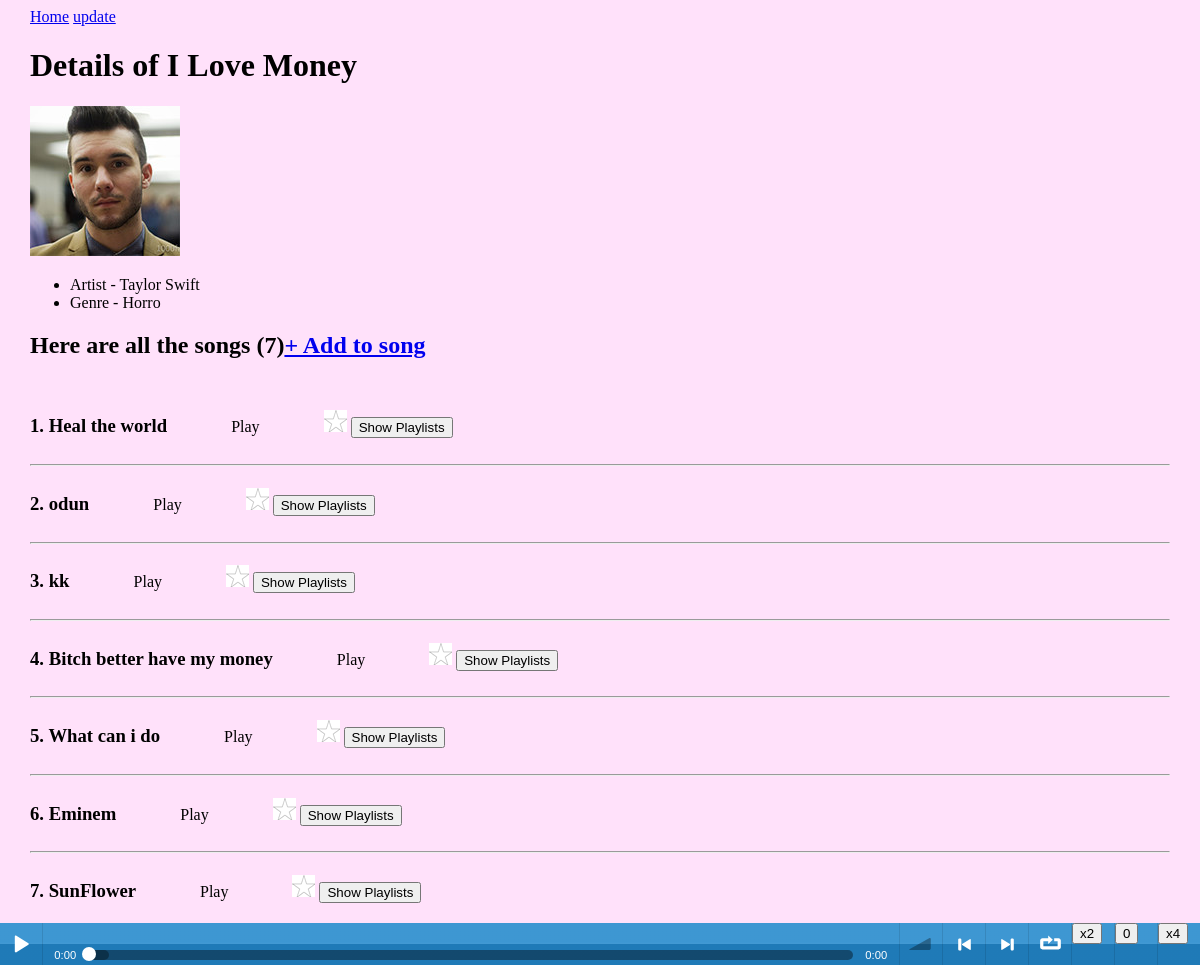
/home/albums/1/ (signed in), run on the app's committed database.
### tutorials/models.py (models this page shows, shortened)
class Album(models.Model):
    user = models.ForeignKey(User, on_delete=models.CASCADE,default=1)
    artist = models.CharField(max_length=100,help_text='Enter your artist name here')
    album_title = models.CharField(max_length=100)
    genre = models.CharField(max_length=100)
    album_logo = models.FileField(upload_to='media')
    objects = SearchModelManager()

class Song(models.Model):
    album = models.ForeignKey(Album, on_delete=models.CASCADE)
    real_song = models.FileField(upload_to='music', default='/media/music/leesun.mp3', help_text='Hint: Files must be MP3 or MP4')
    file_type = models.CharField(choices=AUDIO_FORMAT, default='MPEG3', max_length=100)
    song_title = models.CharField(max_length=100)
    is_favourite = models.BooleanField(default=False)
    objects = SearchSongModelManager()

### tutorials/views.py (the view, shortened to what this page needs)
# urls.py: path('albums/<int:number>/', views.details, name='details'),
@login_required
def details(request, number):
    obj = get_object_or_404(Album, id=number)
    num_of_songs = len(Song.objects.filter(album_id=number))
    playlist = Newplaylist.objects.first()
    userplaylist = Newplaylist.objects.filter(owner=request.user).order_by('-created_on')
    if len(Newplaylist.objects.all()) == 0:
        playlist = None
    listy = []
    for playlists in Newplaylist.objects.filter(owner=request.user):
        for songs in playlists.songs.all():
            listy.append(songs)
    context = {'object': obj, 'playlist_name': playlist, 'songs': listy, 'playlists': userplaylist, 'length':num_of_songs}
    if obj.user == request.user:
        return render(request, 'tutorials/details.html', context)
    else:
        raise Http404

### tutorials/models.py (called while the page is built)
    def get_queryset(self):
        return customqueryset(self.model,using=self.db)

    def get_queryset(self):
        return customsongqueryset(self.model,using=self.db)

    def __str__(self):
        return self.name+'--'+self.owner.username

### tutorials/templates/tutorials/details.html (shortened to what this page needs)
{% extends 'tutorials/base.html' %}
{% block statics %}
        {% load staticfiles %}
{% endblock %}
{% block body %}
    <a href="{% url 'index' %}">Home</a>
    <a href="{% url 'update' object.id %}">update</a>
    <h1> Details of {{ object.album_title }}</h1>
    <div class="images">
        <img src="{{ object.album_logo.url }}" />
    </div>
    <ul>
        <li>Artist - {{ object.artist }}</li>
        <li>Genre - {{ object.genre }}</li>
    </ul>
    <h2>Here are all the songs  ({{ length }})<a href="{% url 'addtosong' object.id %}">+ Add to song</a></h2><br>
{% if object.song_set.all %}
    <div class="sm2-playlist-cover">
        <ul class="sm2-playlist-back">
             {% for song in object.song_set.all %}
                 <div id="{{ forloop.counter }}">
                    <h3>{{ forloop.counter }}. {{ song.song_title }}</h3>
                    <li class="theli"><a  id={{ forloop.counter }}><span class="label">Play</span></a></li>
                    {% if song.is_favourite %}
                        <span id="p{{ forloop.counter }}">  <img src="{% static 'tutorials/photos/star2.jpg' %}"/> </span>
                    {% else %}
                        <span id="p{{ forloop.counter }}" >  <img src="{% static 'tutorials/photos/starimage.png' %}"/></span>
                    {% endif %}
                    <button class="toshowplaylist" id="p{{ forloop.counter }}">Show Playlists</button>
                 </div>
                 <hr>
            {% endfor %}
        </ul>
    </div>
    <br>
{% else %}
        there are no songs yet under this album
{% endif %}
	<div class="sm2-bar-ui full-width fixed">
 <div class="bd sm2-main-controls">
  <div class="sm2-inline-gradient"></div>
  <div class="sm2-inline-element sm2-button-element">
   <div class="sm2-button-bd">
    <a href="#play" class="sm2-inline-button sm2-icon-play-pause">Play / pause</a>
   </div>
  </div>
  <div class="sm2-inline-element sm2-inline-status">
   <div class="sm2-playlist">
    <div class="sm2-playlist-target">
    </div>
   </div>
   <div class="sm2-progress">
    <div class="sm2-row">
    <div class="sm2-inline-time">0:00</div>
     <div class="sm2-progress-bd">
      <div class="sm2-progress-track">
       <div class="sm2-progress-bar"></div>
       <div class="sm2-progress-ball"><div class="icon-overlay"></div></div>
      </div>
     </div>
     <div class="sm2-inline-duration">0:00</div>
    </div>
   </div>
  </div>
  <div class="sm2-inline-element sm2-button-element sm2-volume">
   <div class="sm2-button-bd">
    <span class="sm2-inline-button sm2-volume-control volume-shade"></span>
    <a href="#volume" class="sm2-inline-button sm2-volume-control"><span> yy</span>volume</a>
   </div>
  </div>
  <div class="sm2-inline-element sm2-button-element">
   <div class="sm2-button-bd">
    <a href="#prev" title="Previous" class="sm2-inline-button sm2-icon-previous">&lt; previous</a>
   </div>
  </div>
  <div class="sm2-inline-element sm2-button-element">
   <div class="sm2-button-bd">
    <a href="#next" title="Next" class="sm2-inline-button sm2-icon-next">&gt; next</a>
   </div>
  </div>
  <div class="sm2-inline-element sm2-button-element">
   <div class="sm2-button-bd">
    <a href="#repeat" title="Repeat playlist" class="sm2-inline-button sm2-icon-repeat">&infin; repeat</a>
   </div>
  </div>
 <div class="sm2-inline-element sm2-button-element">
   <div class="sm2-button-bd">
    <button class ='reduce'  value="{{ song.id }}" id="{{ song.id }}">x2</button>
   </div>
  </div>
 <div class="sm2-inline-element sm2-button-element">
   <div class="sm2-button-bd">
       <button class='normal' value="{{ song.id }}" id="{{ song.id }}">0</button>
   </div>
  </div>
 <div class="sm2-inline-element sm2-button-element">
   <div class="sm2-button-bd">
       <button class='fast' value="{{ song.id }}" id="{{ song.id }}">x4</button>
   </div>
  </div>
 </div>
</div>
{% endblock %}

### tutorials/templates/tutorials/base.html (shortened to what this page needs)
<!DOCTYPE html>
<html lang="en">
<head>
    {% block statics %}
        {% load staticfiles %}
    {% endblock %}
    <link rel="stylesheet" type="text/css" href="{% static 'tutorials/styles.css' %}"/>
    <link rel="stylesheet" type="text/css" href="{% static 'tutorials/audio_payer.css' %}"/>
</head>
<body>
    <div class="row">
   {% block  body %}
   {% endblock %}
    </div>
</body>
</html>

### tutorials/static/tutorials/styles.css (style rules this page uses)
body { background-color: rgba(255, 129, 234, 0.23); }
.row { max-width:1140px; margin:0 auto; }
.toshowplaylist { cursor:pointer; }
.sm2-playlist-back { list-style: none; padding: 0; margin: 0; }
.sm2-playlist-back h3 { display:inline-block; }
.sm2-playlist-back .theli { display:inline-block; text-align: right; }
.sm2-playlist-back li a { cursor: pointer; }
.theli { margin: 0 60px; }

### data on the page
Album: album_title "I Love Money", album_logo (picture), artist "Taylor Swift", genre "Horro"
Song: song_title "Heal the world", is_favourite False (drawn)
Song: song_title "odun", is_favourite False (drawn)
Song: song_title "kk", is_favourite False (drawn)
Song: song_title "Bitch better have my money", is_favourite False (drawn)
Song: song_title "What can i do", is_favourite False (drawn)
Song: song_title "Eminem", is_favourite False (drawn)
Song: song_title "SunFlower", is_favourite False (drawn)

### other printed values
{{ length }} "7"
